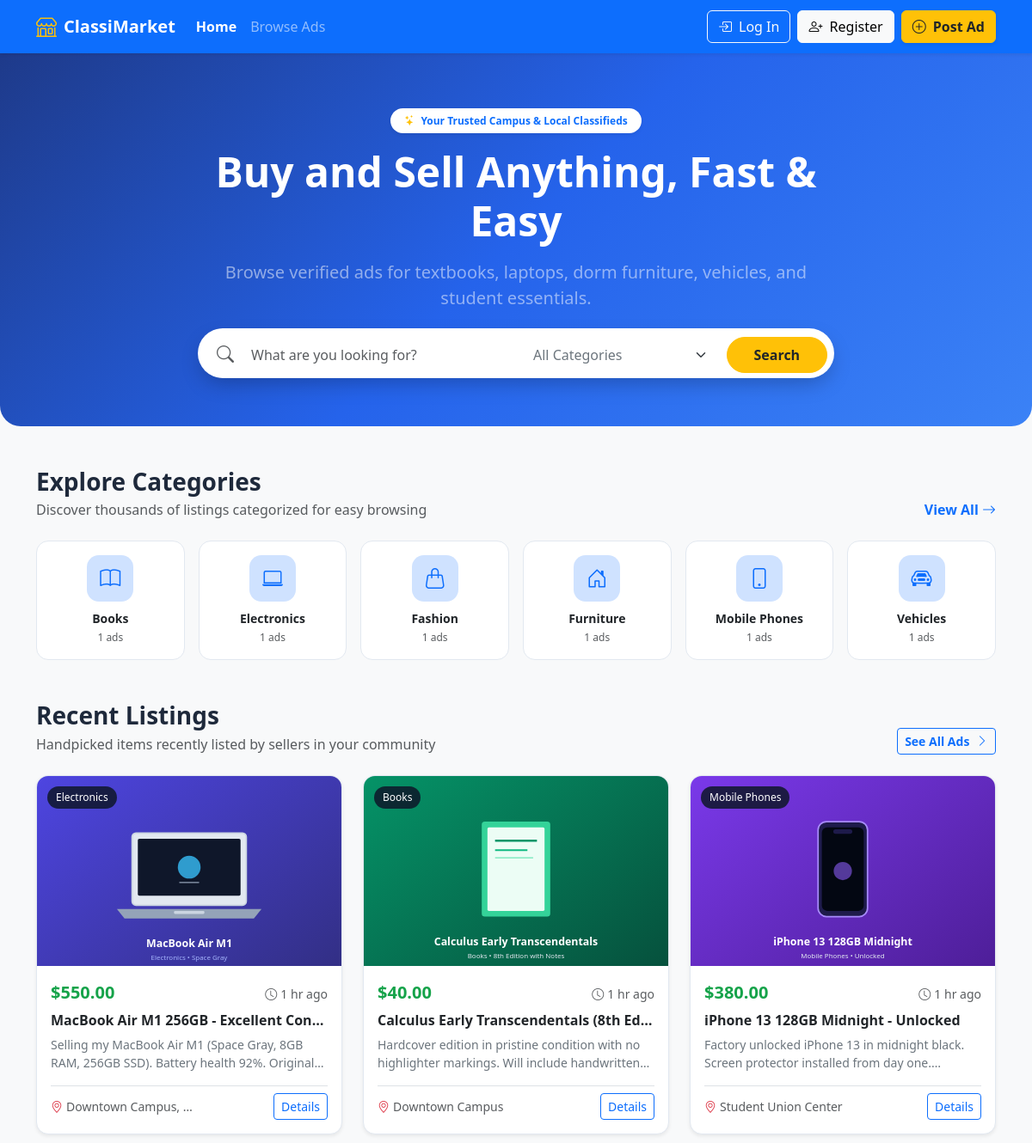
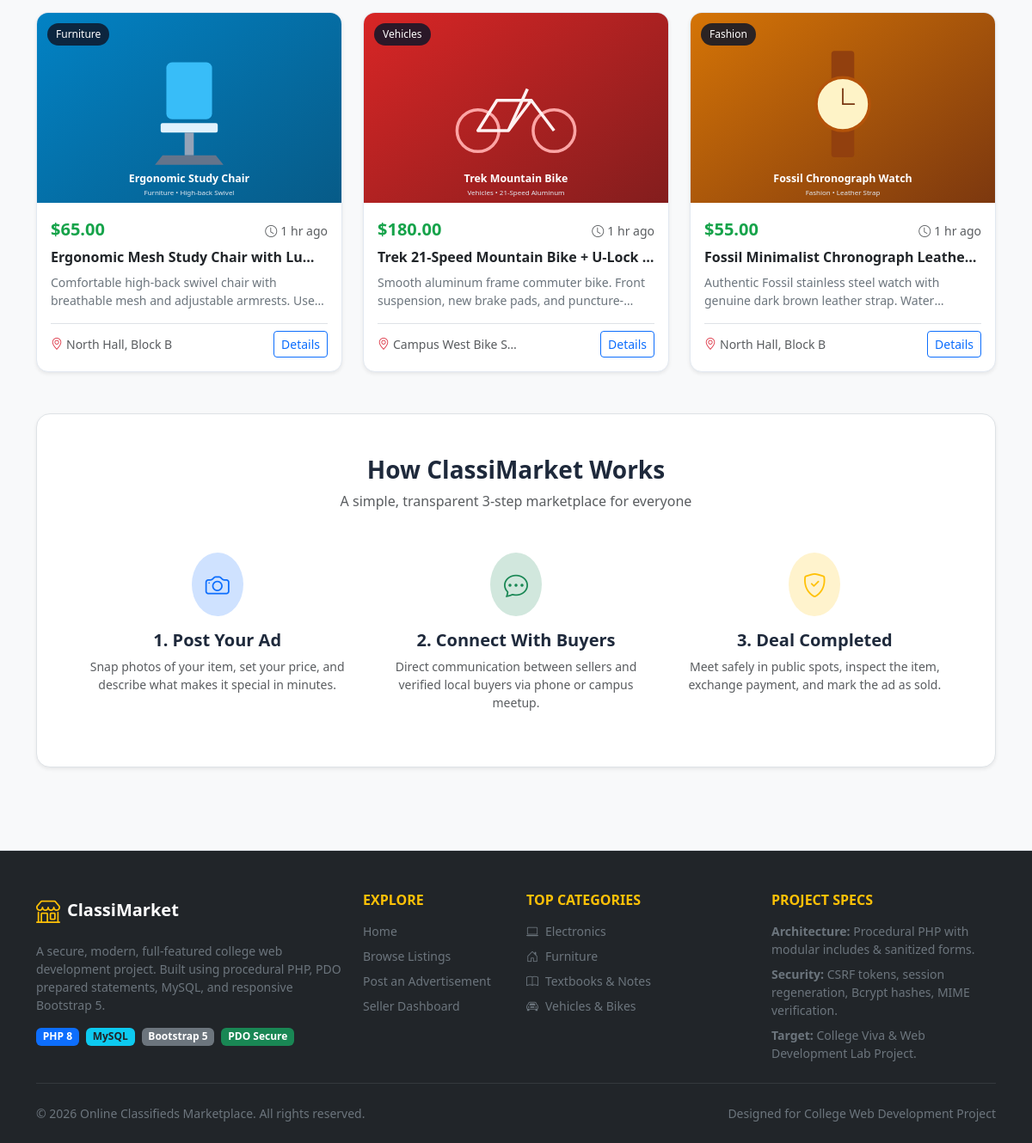
The page / on the database its author committed (2 pictures, top to bottom).
### tables this page shows
CREATE TABLE IF NOT EXISTS `categories` (
  `id` INT AUTO_INCREMENT PRIMARY KEY,
  `name` VARCHAR(50) NOT NULL UNIQUE,
  `slug` VARCHAR(50) NOT NULL UNIQUE,
  `icon` VARCHAR(50) DEFAULT 'bi-tag',
  `description` VARCHAR(255) DEFAULT NULL
);

CREATE TABLE IF NOT EXISTS `listings` (
  `id` INT AUTO_INCREMENT PRIMARY KEY,
  `user_id` INT NOT NULL,
  `category_id` INT NOT NULL,
  `title` VARCHAR(150) NOT NULL,
  `description` TEXT NOT NULL,
  `price` DECIMAL(10, 2) NOT NULL,
  `location` VARCHAR(100) NOT NULL,
  `image_path` VARCHAR(255) DEFAULT NULL,
  `status` ENUM('active', 'sold', 'archived') DEFAULT 'active',
  `created_at` TIMESTAMP DEFAULT CURRENT_TIMESTAMP,
  `updated_at` TIMESTAMP DEFAULT CURRENT_TIMESTAMP ON UPDATE CURRENT_TIMESTAMP,
  INDEX `idx_category` (`category_id`),
  INDEX `idx_user` (`user_id`),
  INDEX `idx_status` (`status`),
  CONSTRAINT `fk_listings_user` FOREIGN KEY (`user_id`) REFERENCES `users` (`id`) ON DELETE CASCADE,
  CONSTRAINT `fk_listings_category` FOREIGN KEY (`category_id`) REFERENCES `categories` (`id`) ON DELETE RESTRICT
);

### includes/functions.php (called while the page is built, shortened)
<?php
function e(?string $value): string {
    return htmlspecialchars($value ?? '', ENT_QUOTES, 'UTF-8');
}
function base_url(string $path = ''): string {
    $scriptName = str_replace('\\', '/', $_SERVER['SCRIPT_NAME'] ?? '');
    $base = '/online-classifieds';
    $path = ltrim($path, '/');
    return $path ? "$base/$path" : $base;
}
function listing_image_url(?string $filename): string {
    if (!empty($filename)) {
        $path = __DIR__ . '/../uploads/listings/' . $filename;
        if (file_exists($path)) {
            return base_url('uploads/listings/' . $filename);
        }
    }
    return base_url('uploads/listings/default-placeholder.svg');
}
function format_price($amount): string {
    return '$' . number_format((float)$amount, 2);
}
function time_ago(string $datetime): string {
    $timestamp = strtotime($datetime);
    $diff = time() - $timestamp;
    if ($diff < 86400) {
        $hours = (int)($diff / 3600);
        return $hours . ' hr' . ($hours > 1 ? 's' : '') . ' ago';
    }
    return date('M j, Y', $timestamp);
}

### index.php (the view, shortened to what this page needs)
<?php
require_once __DIR__ . '/includes/header.php';
$pdo = get_db_connection();
$categories = [];
$featuredListings = [];
if ($pdo) {
    try {
        $catStmt = $pdo->query('
            SELECT c.*, COUNT(l.id) AS listing_count
            FROM categories c
            LEFT JOIN listings l ON l.category_id = c.id AND l.status = "active"
            GROUP BY c.id
            ORDER BY c.name ASC
        ');
        $categories = $catStmt->fetchAll();
        $listStmt = $pdo->query('
            SELECT l.*, c.name AS category_name, c.slug AS category_slug, u.name AS seller_name
            FROM listings l
            JOIN categories c ON l.category_id = c.id
            JOIN users u ON l.user_id = u.id
            WHERE l.status = "active"
            ORDER BY l.created_at DESC
            LIMIT 6
        ');
        $featuredListings = $listStmt->fetchAll();
    } catch (PDOException $e) {
        error_log('Homepage query error: ' . $e->getMessage());
    }
}
?>
<section class="hero-banner text-center mb-5">
  <div class="container">
    <div class="row justify-content-center">
      <div class="col-lg-8">
        <span class="badge bg-white text-primary fw-semibold px-3 py-2 mb-3 rounded-pill shadow-sm">
          <i class="bi bi-stars text-warning me-1"></i> Your Trusted Campus & Local Classifieds
        </span>
        <h1 class="display-5 fw-bold mb-3">Buy and Sell Anything, Fast & Easy</h1>
        <p class="lead text-white-50 mb-4">
          Browse verified ads for textbooks, laptops, dorm furniture, vehicles, and student essentials.
        </p>
        <div class="search-box-wrap">
          <form action="<?= base_url('listings/') ?>" method="GET" class="search-input-group row g-1 align-items-center">
            <div class="col-md-6 col-12 d-flex align-items-center px-3">
              <i class="bi bi-search text-muted fs-5 me-2"></i>
              <input type="text" name="q" class="form-control" placeholder="What are you looking for?" aria-label="Search keywords">
            </div>
            <div class="col-md-4 col-8 border-start-md px-2">
              <select name="category" class="form-select text-secondary" aria-label="Filter category">
                <option value="">All Categories</option>
              </select>
            </div>
            <div class="col-md-2 col-4">
              <button type="submit" class="btn btn-warning w-100 fw-bold rounded-pill text-dark py-2">
                Search
              </button>
            </div>
          </form>
        </div>
      </div>
    </div>
  </div>
</section>
<div class="container">
  <section class="mb-5">
    <div class="d-flex justify-content-between align-items-end mb-4">
      <div>
        <h2 class="h3 fw-bold mb-1">Explore Categories</h2>
        <p class="text-muted mb-0">Discover thousands of listings categorized for easy browsing</p>
      </div>
      <a href="<?= base_url('listings/') ?>" class="text-primary fw-semibold d-none d-sm-inline">
        View All <i class="bi bi-arrow-right"></i>
      </a>
    </div>
    <div class="row g-3">
      <?php if (!empty($categories)): ?>
        <?php foreach ($categories as $cat): ?>
          <div class="col-6 col-md-4 col-lg-2">
            <a href="<?= base_url('listings/?category=' . urlencode($cat['slug'])) ?>" class="card category-card text-center p-3 text-decoration-none h-100">
              <div class="category-icon-box bg-primary-subtle text-primary mx-auto">
                <i class="bi <?= e($cat['icon'] ?: 'bi-tag') ?>"></i>
              </div>
              <h6 class="fw-bold text-dark mb-1 small"><?= e($cat['name']) ?></h6>
              <span class="text-muted" style="font-size: 0.75rem;"><?= (int)$cat['listing_count'] ?> ads</span>
            </a>
          </div>
        <?php endforeach; ?>
      <?php endif; ?>
    </div>
  </section>
  <section class="mb-5">
    <div class="d-flex justify-content-between align-items-end mb-4">
      <div>
        <h2 class="h3 fw-bold mb-1">Recent Listings</h2>
        <p class="text-muted mb-0">Handpicked items recently listed by sellers in your community</p>
      </div>
      <a href="<?= base_url('listings/') ?>" class="btn btn-outline-primary btn-sm fw-semibold">
        See All Ads <i class="bi bi-chevron-right ms-1"></i>
      </a>
    </div>
    <div class="row g-4">
      <?php if (!empty($featuredListings)): ?>
        <?php foreach ($featuredListings as $item): ?>
          <div class="col-md-6 col-lg-4">
            <div class="card listing-card h-100 shadow-sm">
              <div class="listing-img-wrapper">
                <span class="listing-badge-category"><?= e($item['category_name']) ?></span>
                <img src="<?= listing_image_url($item['image_path']) ?>" alt="<?= e($item['title']) ?>" loading="lazy">
              </div>
              <div class="card-body d-flex flex-column">
                <div class="d-flex justify-content-between align-items-baseline mb-2">
                  <span class="listing-price-tag"><?= format_price($item['price']) ?></span>
                  <span class="text-muted small"><i class="bi bi-clock me-1"></i><?= time_ago($item['created_at']) ?></span>
                </div>
                <h5 class="card-title h6 fw-bold mb-2 text-truncate" title="<?= e($item['title']) ?>">
                  <a href="<?= base_url('listings/view.php?id=' . (int)$item['id']) ?>" class="text-dark text-decoration-none">
                    <?= e($item['title']) ?>
                  </a>
                </h5>
                <p class="text-secondary small mb-3 flex-grow-1" style="display: -webkit-box; -webkit-line-clamp: 2; -webkit-box-orient: vertical; overflow: hidden;">
                  <?= e($item['description']) ?>
                </p>
                <div class="d-flex justify-content-between align-items-center pt-2 border-top text-muted small">
                  <span class="text-truncate" style="max-width: 170px;">
                    <i class="bi bi-geo-alt text-danger me-1"></i><?= e($item['location']) ?>
                  </span>
                  <a href="<?= base_url('listings/view.php?id=' . (int)$item['id']) ?>" class="btn btn-sm btn-outline-primary fw-medium">
                    Details
                  </a>
                </div>
              </div>
            </div>
          </div>
        <?php endforeach; ?>
      <?php endif; ?>
    </div>
  </section>
  <section class="py-5 mb-5 bg-white rounded-4 border shadow-sm p-4 p-md-5">
    <div class="text-center mb-5">
      <h2 class="h3 fw-bold mb-2">How ClassiMarket Works</h2>
      <p class="text-muted">A simple, transparent 3-step marketplace for everyone</p>
    </div>
    <div class="row g-4 text-center">
      <div class="col-md-4">
        <div class="rounded-circle bg-primary-subtle text-primary d-inline-flex p-3 mb-3">
          <i class="bi bi-camera fs-3"></i>
        </div>
        <h5 class="fw-bold">1. Post Your Ad</h5>
        <p class="text-muted small">Snap photos of your item, set your price, and describe what makes it special in minutes.</p>
      </div>
      <div class="col-md-4">
        <div class="rounded-circle bg-success-subtle text-success d-inline-flex p-3 mb-3">
          <i class="bi bi-chat-dots fs-3"></i>
        </div>
        <h5 class="fw-bold">2. Connect With Buyers</h5>
        <p class="text-muted small">Direct communication between sellers and verified local buyers via phone or campus meetup.</p>
      </div>
      <div class="col-md-4">
        <div class="rounded-circle bg-warning-subtle text-warning d-inline-flex p-3 mb-3">
          <i class="bi bi-shield-check fs-3"></i>
        </div>
        <h5 class="fw-bold">3. Deal Completed</h5>
        <p class="text-muted small">Meet safely in public spots, inspect the item, exchange payment, and mark the ad as sold.</p>
      </div>
    </div>
  </section>
</div>
<?php require_once __DIR__ . '/includes/footer.php'; ?>

### rows shown on the page
categories: name "Books", listing_count "1"
categories: name "Electronics", listing_count "1"
categories: name "Fashion", listing_count "1"
categories: name "Furniture", listing_count "1"
categories: name "Mobile Phones", listing_count "1"
categories: name "Vehicles", listing_count "1"
listings: category.name "Electronics", image_path (picture), price "$550.00", created_at "1 hr ago", title "MacBook Air M1 256GB - Excellent Con…", description "Selling my MacBook Air M1 (Space Gray, 8GB RAM, 256GB SSD). Battery health 92%.…", location "Downtown Campus,…"
listings: category.name "Books", image_path (picture), price "$40.00", created_at "1 hr ago", title "Calculus Early Transcendentals (8th Ed…", description "Hardcover edition in pristine condition with no highlighter markings. Will include…", location "Downtown Campus"
listings: category.name "Mobile Phones", image_path (picture), price "$380.00", created_at "1 hr ago", title "iPhone 13 128GB Midnight - Unlocked", description "Factory unlocked iPhone 13 in midnight black. Screen protector installed from day…", location "Student Union Center"
listings: category.name "Furniture", image_path (picture), price "$65.00", created_at "1 hr ago", title "Ergonomic Mesh Study Chair with Lu…", description "Comfortable high-back swivel chair with breathable mesh and adjustable armrests.…", location "North Hall, Block B"
listings: category.name "Vehicles", image_path (picture), price "$180.00", created_at "1 hr ago", title "Trek 21-Speed Mountain Bike + U-Lock…", description "Smooth aluminum frame commuter bike. Front suspension, new brake pads,…", location "Campus West Bike S…"
listings: category.name "Fashion", image_path (picture), price "$55.00", created_at "1 hr ago", title "Fossil Minimalist Chronograph Leathe…", description "Authentic Fossil stainless steel watch with genuine dark brown leather strap.…", location "North Hall, Block B"
